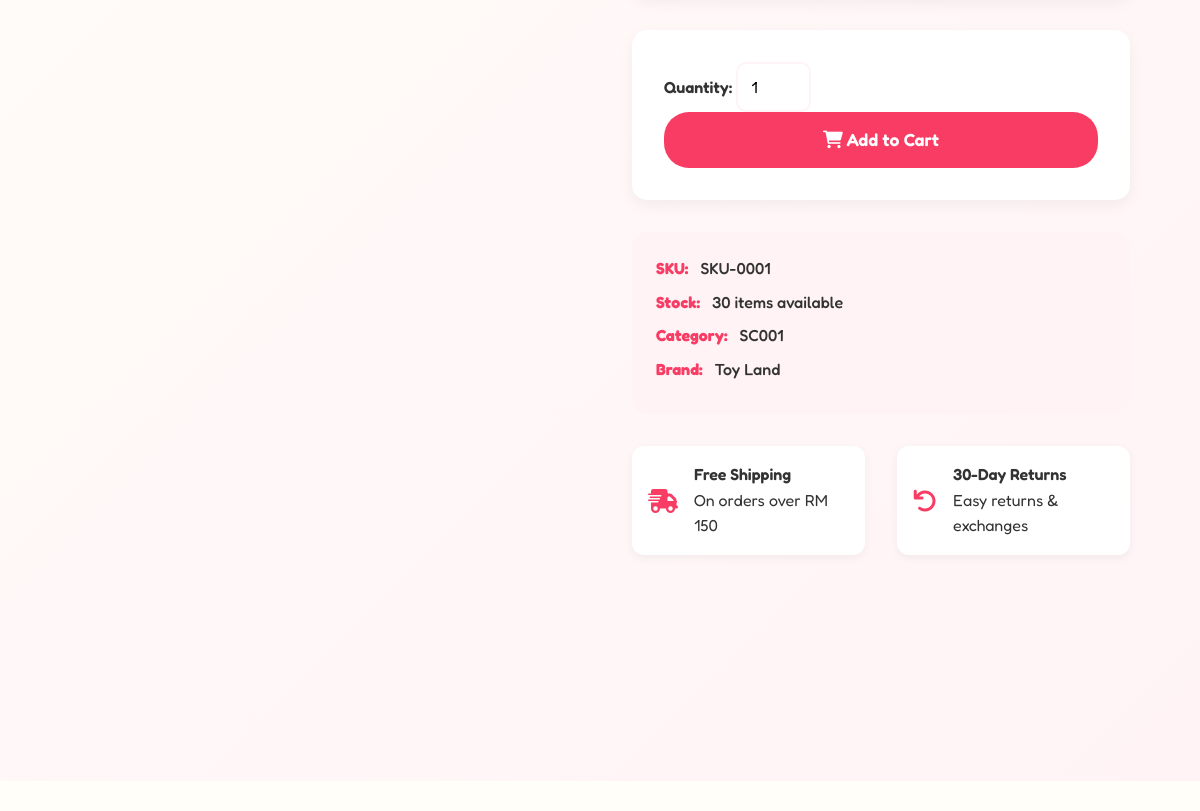
The app's page /root/public/product.php?id=P001 (middle part), older data.
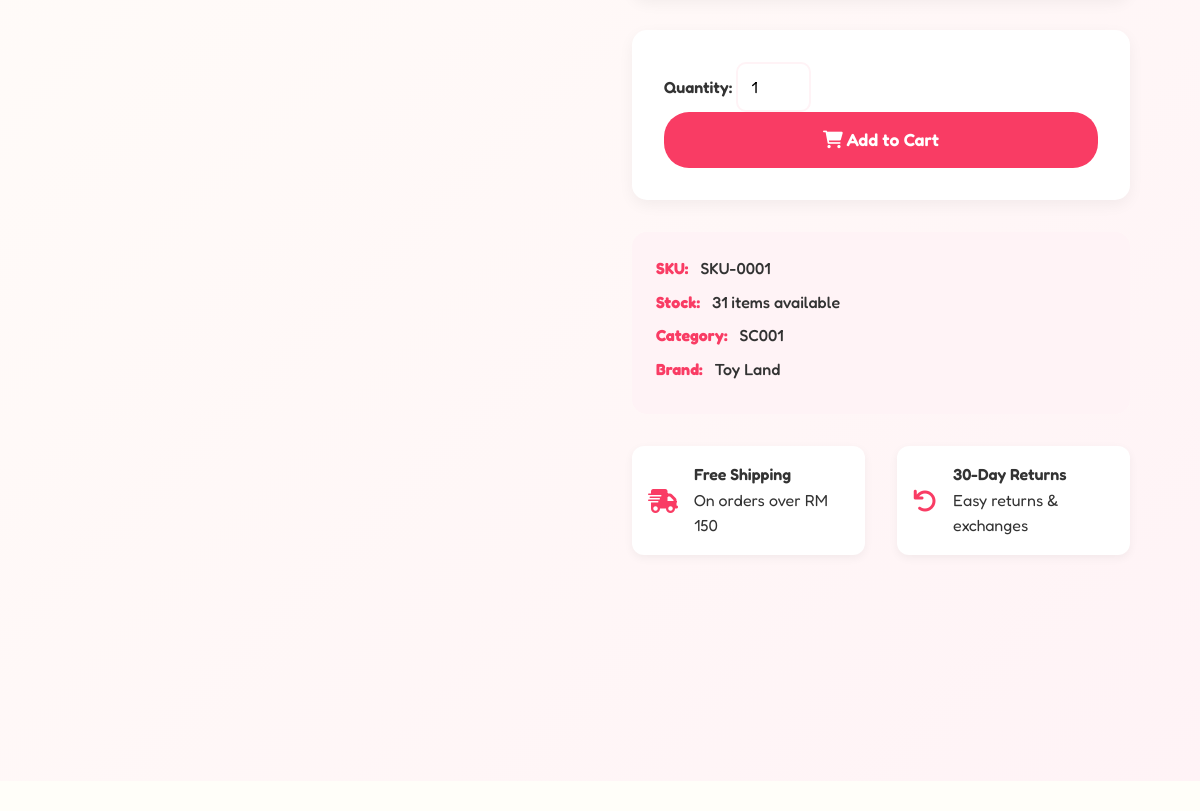
The same page, newer data.
### tables this page shows
CREATE TABLE `products` (
  `product_id` varchar(11) NOT NULL,
  `name` varchar(200) NOT NULL,
  `description` text DEFAULT NULL,
  `price` decimal(10,2) NOT NULL,
  `sale_price` decimal(10,2) DEFAULT NULL,
  `sku` varchar(50) NOT NULL,
  `stock_quantity` int(11) DEFAULT 0,
  `category_id` varchar(11) DEFAULT NULL,
  `image` varchar(255) DEFAULT NULL,
  `status` enum('active','inactive','out_of_stock') DEFAULT 'active',
  `featured` tinyint(1) DEFAULT 0,
  `created_at` timestamp NOT NULL DEFAULT current_timestamp(),
  `updated_at` timestamp NOT NULL DEFAULT current_timestamp() ON UPDATE current_timestamp(),
  `product_features` text DEFAULT NULL,
  `product_specifications` text DEFAULT NULL
);

### root/public/product.php (the view, shortened to what this page needs)
<?php
require_once '../includes/db.php';
$product_id = isset($_GET['id']) ? $_GET['id'] : '';
$stmt = $pdo->prepare("SELECT * FROM products WHERE product_id = ?");
$stmt->execute([$product_id]);
$product = $stmt->fetch();
include '../includes/header.php';
?>
<section class="product-details-section">
    <div class="container">
        <div class="product-details-layout">
            <div class="product-info">
                <div class="product-actions">
                    <label for="quantity">Quantity:</label>
                    <input type="number" id="quantity-<?= $product_id ?>" value="1" min="1" max="<?= $product['stock_quantity'] ?>">
                <button
                    class="add-to-cart btn btn-primary"
                    data-product-id="<?= $product_id ?>"
                    onclick="this.setAttribute('data-quantity', document.getElementById('quantity-<?= $product_id ?>').value)">
                    <i class="fas fa-shopping-cart"></i> Add to Cart
                </button>
            </div>
                <div class="product-meta">
                    <div><strong>SKU:</strong> <?= htmlspecialchars($product['sku']) ?></div>
                    <div><strong>Stock:</strong> <?= htmlspecialchars($product['stock_quantity']) ?> items available</div>
                    <div><strong>Category:</strong> <?= htmlspecialchars($product['category_id']) ?></div>
                    <div><strong>Brand:</strong> Toy Land</div>
                </div>
                <div class="product-shipping">
                    <div class="shipping-info">
                        <i class="fas fa-shipping-fast"></i>
                        <div>
                            <strong>Free Shipping</strong>
                            <span>On orders over RM 150</span>
                        </div>
                    </div>
                    <div class="shipping-info">
                        <i class="fas fa-undo"></i>
                        <div>
                            <strong>30-Day Returns</strong>
                            <span>Easy returns & exchanges</span>
                        </div>
                    </div>
                </div>
            </div>
        </div>
    </div>
</section>
<?php
include '../includes/footer.php';
?>

Row changes from the older to the newer data that the page shows:
changed products "SKU-0001": stock_quantity "30" → "31"
